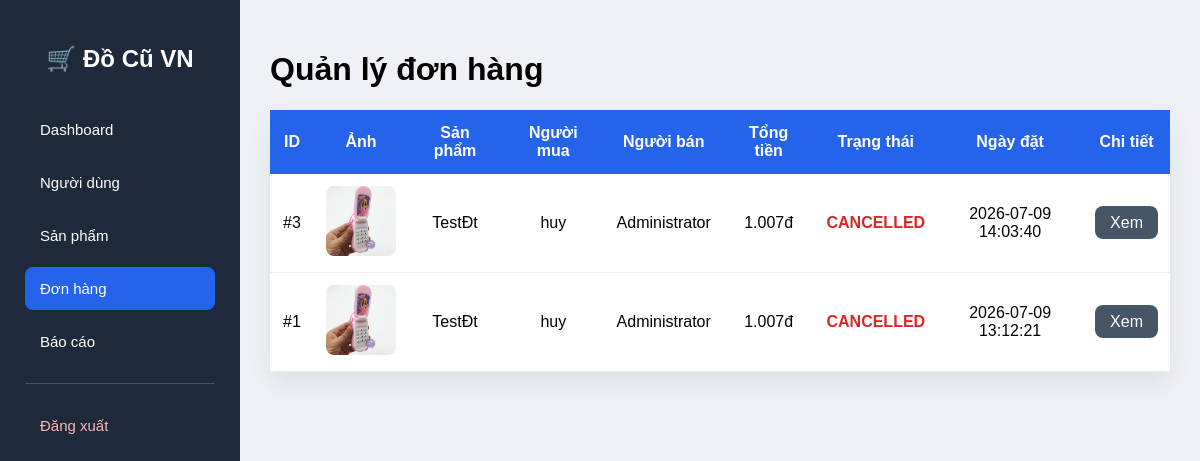
The app's page /admin/orders.php, older data.
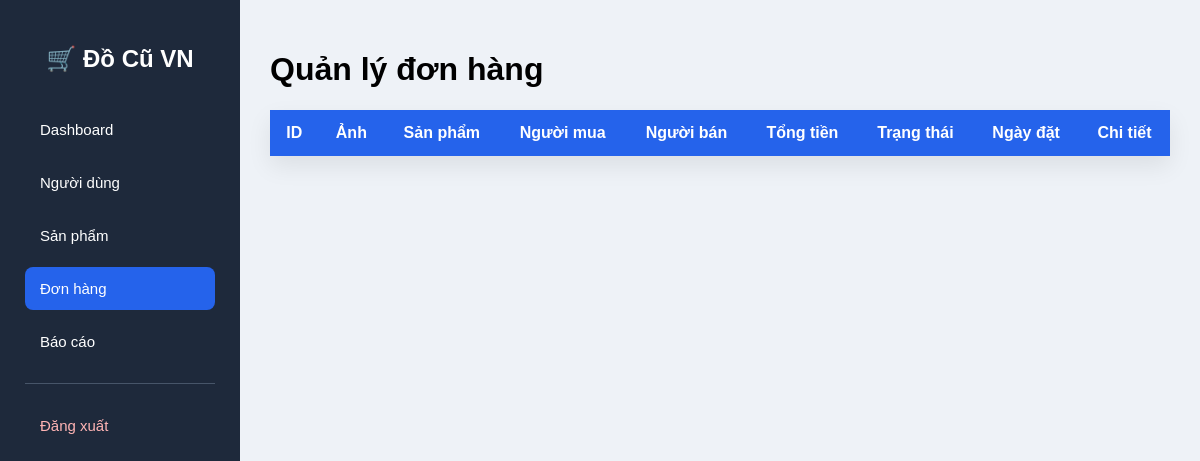
The same page, newer data.
### tables this page shows
CREATE TABLE `orders` (
  `id` int(11) NOT NULL,
  `buyer_id` int(11) NOT NULL,
  `seller_id` int(11) NOT NULL,
  `total_amount` decimal(12,2) NOT NULL,
  `status` enum('pending','accepted','completed','cancelled','rejected') DEFAULT 'pending',
  `note` text DEFAULT NULL,
  `receiver_name` varchar(255) DEFAULT NULL,
  `receiver_phone` varchar(20) DEFAULT NULL,
  `receiver_address` text DEFAULT NULL,
  `created_at` timestamp NOT NULL DEFAULT current_timestamp(),
  `updated_at` timestamp NOT NULL DEFAULT current_timestamp() ON UPDATE current_timestamp(),
  `payment_method` varchar(30) DEFAULT 'COD',
  `payment_status` enum('pending','paid','failed') DEFAULT 'pending',
  `payment_time` datetime DEFAULT NULL,
  `transaction_id` varchar(100) DEFAULT NULL
);

CREATE TABLE `products` (
  `id` int(11) NOT NULL,
  `user_id` int(11) NOT NULL,
  `category_id` int(11) NOT NULL,
  `title` varchar(255) NOT NULL,
  `description` text DEFAULT NULL,
  `price` decimal(12,2) NOT NULL,
  `image` varchar(255) DEFAULT NULL,
  `condition_item` enum('new','like_new','good','fair') DEFAULT 'good',
  `location` varchar(255) DEFAULT NULL,
  `views` int(11) DEFAULT 0,
  `status` enum('active','pending','sold','deleted') DEFAULT 'active',
  `created_at` timestamp NOT NULL DEFAULT current_timestamp(),
  `updated_at` timestamp NOT NULL DEFAULT current_timestamp() ON UPDATE current_timestamp()
);

CREATE TABLE `users` (
  `id` int(11) NOT NULL,
  `fullname` varchar(100) NOT NULL,
  `username` varchar(50) NOT NULL,
  `email` varchar(100) NOT NULL,
  `password` varchar(255) NOT NULL,
  `phone` varchar(20) DEFAULT NULL,
  `avatar` varchar(255) DEFAULT 'uploads/avatar/default.png',
  `address` varchar(255) DEFAULT NULL,
  `gender` enum('Nam','Nữ','Khác') DEFAULT NULL,
  `dob` date DEFAULT NULL,
  `role` enum('admin','user') NOT NULL DEFAULT 'user',
  `status` enum('active','blocked') NOT NULL DEFAULT 'active',
  `created_at` timestamp NOT NULL DEFAULT current_timestamp(),
  `updated_at` timestamp NOT NULL DEFAULT current_timestamp() ON UPDATE current_timestamp()
);

### admin/orders.php (the view, shortened to what this page needs)
<?php
require_once "../config/db.php";
$result = $conn->query("
    SELECT
        o.id,
        o.total_amount,
        o.status,
        o.created_at,
        u1.fullname AS buyer_name,
        u2.fullname AS seller_name,
        p.title,
        p.image
    FROM orders o
    LEFT JOIN users u1 ON o.buyer_id=u1.id
    LEFT JOIN users u2 ON o.seller_id=u2.id
    LEFT JOIN order_details od ON o.id=od.order_id
    LEFT JOIN products p ON od.product_id=p.id
    ORDER BY o.created_at DESC
");
?>
<!DOCTYPE html>
<html lang="vi">
    <head>
        <link rel="stylesheet" href="../assets/css/admin.css">
    </head>
<body>
    <div class="wrapper">
        <?php include "sidebar.php"; ?>
    <div class="content">
        <h1>Quản lý đơn hàng</h1>
    <div class="container">
<table>
    <tr>
    <th>ID</th>
    <th>Ảnh</th>
    <th>Sản phẩm</th>
    <th>Người mua</th>
    <th>Người bán</th>
    <th>Tổng tiền</th>
    <th>Trạng thái</th>
    <th>Ngày đặt</th>
    <th>Chi tiết</th>
    </tr>
    <?php while($o=$result->fetch_assoc()){ ?>
    <tr>
    <td>#<?= $o["id"] ?></td>
    <td>
    <img src="../<?= htmlspecialchars($o["image"]) ?>">
    </td>
    <td>
    <?= htmlspecialchars($o["title"]) ?>
    </td>
    <td>
    <?= htmlspecialchars($o["buyer_name"]) ?>
    </td>
    <td>
    <?= htmlspecialchars($o["seller_name"]) ?>
    </td>
    <td>
    <?= number_format($o["total_amount"],0,",",".") ?>đ
    </td>
    <td>
    <span class="<?= $o["status"] ?>">
    <?= strtoupper($o["status"]) ?>
    </span>
    </td>
    <td>
    <?= $o["created_at"] ?>
    </td>
    <td>
    <a class="btn"
    href="transactions.php?id=<?= $o["id"] ?>">
    Xem
    </a>
    </td>
    </tr>
    <?php } ?>
    </table>
    </div>
    </div>
    </div>
    </body>
</html>

Row changes from the older to the newer data that the page shows:
removed orders: id "3", products.image (picture), products.title "TestĐt", buyer.fullname "huy", seller.fullname "Administrator", total_amount "1.007", status "CANCELLED", created_at "2026-07-09 14:03:40"
removed orders: id "1", products.image (picture), products.title "TestĐt", buyer.fullname "huy", seller.fullname "Administrator", total_amount "1.007", status "CANCELLED", created_at "2026-07-09 13:12:21"
